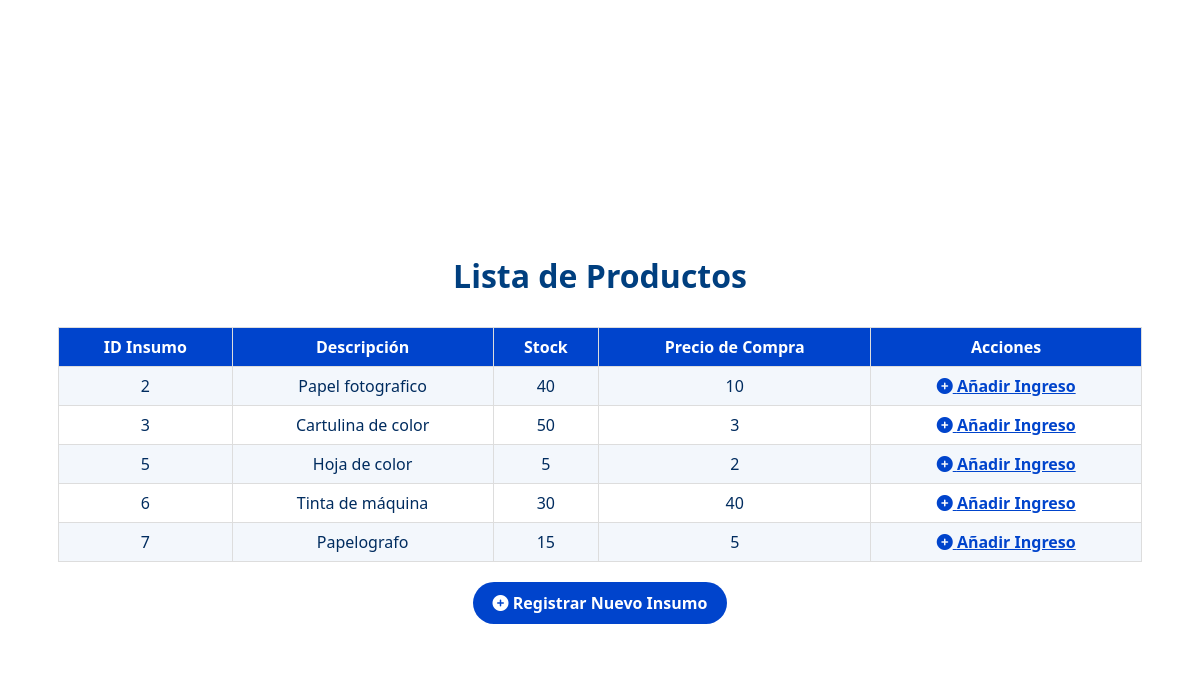
The app's page /vistas/registrar_ingreso.php, older data.
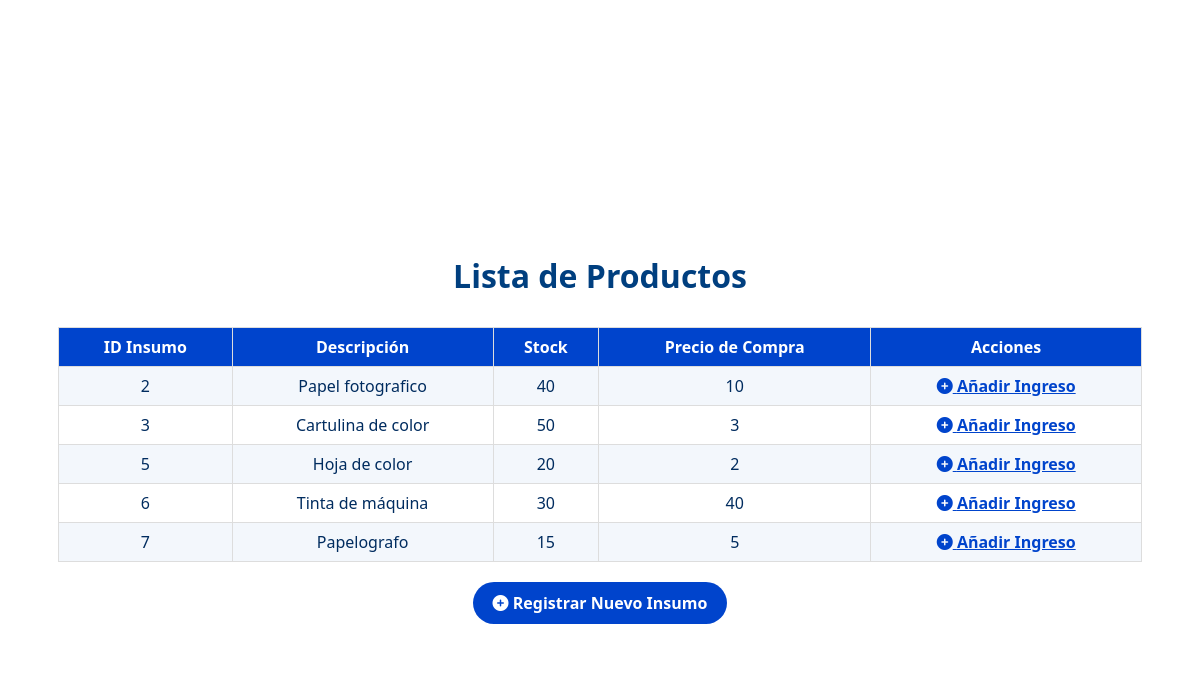
The same page, newer data.
### tables this page shows
CREATE TABLE IF NOT EXISTS `insumo` (
  `id_insumo` int(11) NOT NULL AUTO_INCREMENT,
  `descripcion` varchar(150) DEFAULT NULL,
  `stock` int(11) DEFAULT NULL,
  `precio_compra` float DEFAULT NULL,
  PRIMARY KEY (`id_insumo`)
);

### controladores/InsumoControlador.php (called while the page is built, shortened)
<?php
require_once __DIR__ . '/../config/conexion.php';
require_once __DIR__ . '/../modelos/ClsInsumo.php';
class InsumoControlador {
    private $insumo;
    public function __construct() {
        $baseDeDatos = new BaseDeDatos();
        $this->conexion = $baseDeDatos->obtenerConexion();
        $this->insumo = new ClsInsumo($this->conexion);
    }
    public function listarInsumos() {
        return $this->insumo->obtenerInsumos();
    }
}
?>

### config/conexion.php (called while the page is built, shortened)
<?php
class BaseDeDatos {
    private $host = "mysql";
    private $puerto = "3306";
    private $nombre_bd = "bdimprenta";
    private $usuario = "root";
    private $contrasena = "";
    public function obtenerConexion() {
        $this->conexion = null;
        try {
            $this->conexion = new PDO("mysql:host=" . $this->host . ";port=" . $this->puerto . ";dbname=" . $this->nombre_bd, $this->usuario, $this->contrasena);
            $this->conexion->setAttribute(PDO::ATTR_ERRMODE, PDO::ERRMODE_EXCEPTION);
        } catch(PDOException $excepcion) {
            echo "Error de conexión: " . $excepcion->getMessage();
        }
        return $this->conexion;
    }
}
?>

### modelos/ClsInsumo.php (called while the page is built, shortened)
<?php
class ClsInsumo {
    private $conexion;
    public function __construct($conexion) {
        $this->conexion = $conexion;
    }
    public function obtenerInsumos() {
        $query = "SELECT id_insumo, descripcion, stock, precio_compra FROM insumo";
        $stmt = $this->conexion->prepare($query);
        $stmt->execute();
        return $stmt->fetchAll(PDO::FETCH_ASSOC);
    }
}
?>

### vistas/registrar_ingreso.php (the view, shortened to what this page needs)
<?php
require_once '../controladores/InsumoControlador.php';
$insumoControlador = new InsumoControlador();
$insumos = $insumoControlador->listarInsumos();
?>
<!DOCTYPE html>
<html lang="es">
<head>
    <link rel="stylesheet" href="https://cdnjs.cloudflare.com/ajax/libs/font-awesome/6.0.0-beta3/css/all.min.css">
</head>
<body>
    <div class="productos-container">
        <div class="container">
            <h1>Lista de Productos</h1>
            <table class="table">
                <thead>
                    <tr>
                        <th>ID Insumo</th>
                        <th>Descripción</th>
                        <th>Stock</th>
                        <th>Precio de Compra</th>
                        <th>Acciones</th>
                    </tr>
                </thead>
                <tbody>
                    <?php if ($insumos): ?>
                        <?php foreach ($insumos as $insumo): ?>
                            <tr>
                                <td><?= htmlspecialchars($insumo['id_insumo']); ?></td>
                                <td><?= htmlspecialchars($insumo['descripcion']); ?></td>
                                <td><?= htmlspecialchars($insumo['stock']); ?></td>
                                <td><?= htmlspecialchars($insumo['precio_compra']); ?></td>
                                <td>
                                    <a href="ingreso.php?id_insumo=<?= htmlspecialchars($insumo['id_insumo']); ?>" class="action-link">
                                        <i class="fas fa-plus-circle"></i> Añadir Ingreso
                                    </a>
                                </td>
                            </tr>
                        <?php endforeach; ?>
                    <?php else: ?>
                        <tr>
                            <td colspan="5">No hay insumos disponibles.</td>
                        </tr>
                    <?php endif; ?>
                </tbody>
            </table>
            <div class="buttons-container">
                <a href="/proyecto/softprint/vistas/nuevo_insumo.php" class="button">
                    <i class="fas fa-plus-circle"></i> Registrar Nuevo Insumo
                </a>
            </div>
        </div>
    </div>
</body>
</html>

Row changes from the older to the newer data that the page shows:
changed insumo "Hoja de color": stock "5" → "20"
